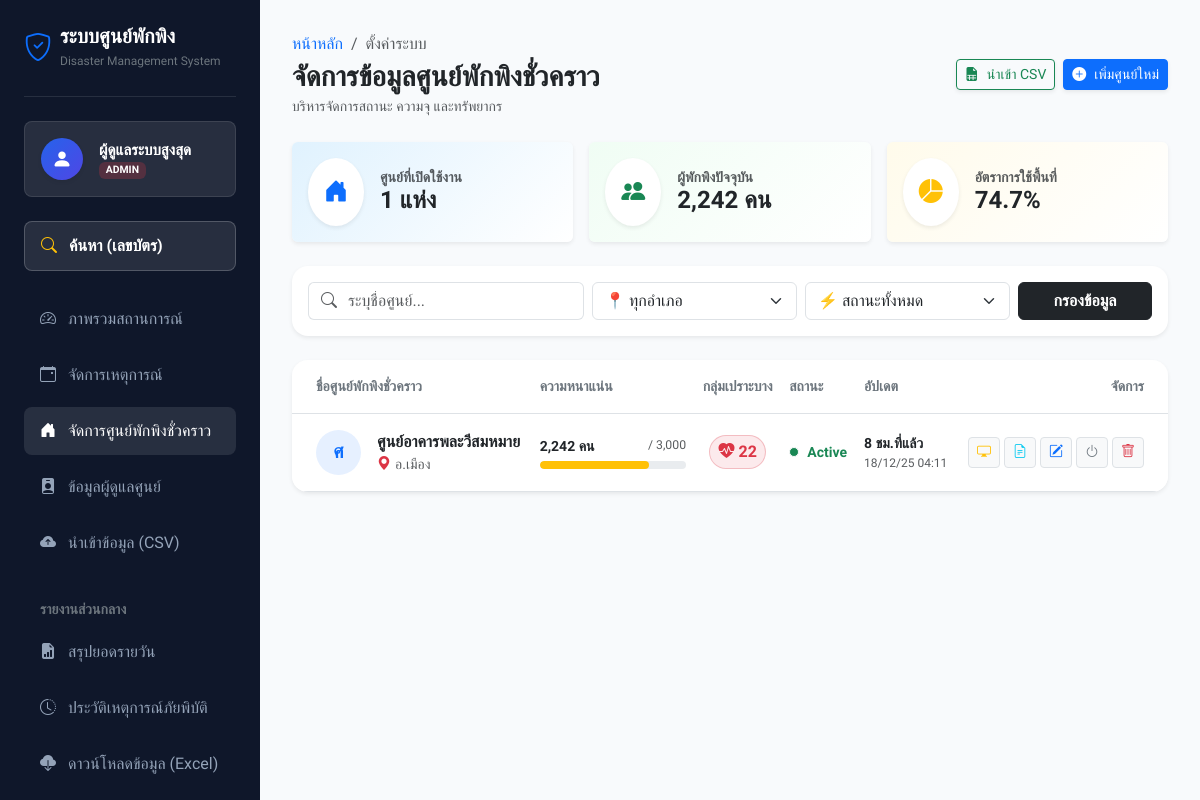
The page /shelter_list.php (signed in) on the database its author committed.
### tables this page shows
CREATE TABLE `shelters` (
  `id` int(11) NOT NULL,
  `name` varchar(150) NOT NULL,
  `district` varchar(100) NOT NULL,
  `province` varchar(100) DEFAULT 'ศรีสะเกษ',
  `capacity` int(11) DEFAULT 100,
  `status` enum('OPEN','CLOSED') DEFAULT 'OPEN',
  `current_event` varchar(150) DEFAULT NULL,
  `last_updated` timestamp NOT NULL DEFAULT current_timestamp() ON UPDATE current_timestamp()
);

### shelter_list.php (the view, shortened to what this page needs)
<?php
require_once 'config/db.php';
require_once 'includes/header.php';
function time_elapsed_string($datetime, $full = false) {
    $now = new DateTime;
    $ago = new DateTime($datetime);
    $diff = $now->diff($ago);
    $diff->w = floor($diff->d / 7);
    $diff->d -= $diff->w * 7;
    $string = array(
        'y' => 'ปี', 'm' => 'เดือน', 'w' => 'สัปดาห์',
        'd' => 'วัน', 'h' => 'ชม.', 'i' => 'นาที', 's' => 'วิ.'
    );
    foreach ($string as $k => &$v) {
        if ($diff->$k) {
            $v = $diff->$k . ' ' . $v;
        } else {
            unset($string[$k]);
        }
    }
    if (!$full) $string = array_slice($string, 0, 1);
    return $string ? implode(', ', $string) . 'ที่แล้ว' : 'เมื่อสักครู่';
}
$search = $_GET['search'] ?? '';
$filter_status = $_GET['status'] ?? 'all';
$page = isset($_GET['page']) ? max(1, (int)$_GET['page']) : 1;
$limit = 10;
$offset = ($page - 1) * $limit;
$sql_base = "FROM shelters s WHERE 1=1";
$params = [];
$sql_data = "SELECT s.*,
            (SELECT COUNT(*) FROM evacuees e WHERE e.shelter_id = s.id AND e.check_out_date IS NULL) as current_occupancy,
            (SELECT COUNT(*) FROM evacuees e WHERE e.shelter_id = s.id AND e.check_out_date IS NULL AND e.health_condition != 'ไม่มี') as vulnerable_count
            " . $sql_base . " ORDER BY
            CASE WHEN s.status = 'OPEN' THEN 1 ELSE 2 END,
            current_occupancy DESC,
            s.id DESC
            LIMIT $limit OFFSET $offset";
$stmt_shelters = $pdo->prepare($sql_data);
$stmt_shelters->execute($params);
$shelters = $stmt_shelters->fetchAll();
$stats_open = $pdo->query("SELECT COUNT(*) FROM shelters WHERE status = 'OPEN'")->fetchColumn();
$stats_capacity = $pdo->query("SELECT SUM(capacity) FROM shelters WHERE status = 'OPEN'")->fetchColumn();
$stats_people = $pdo->query("SELECT COUNT(*) FROM evacuees WHERE check_out_date IS NULL")->fetchColumn();
?>
<div class="row g-3 mb-4">
    <div class="col-md-8">
        <nav aria-label="breadcrumb">
            <ol class="breadcrumb mb-1 small">
                <li class="breadcrumb-item"><a href="index.php" class="text-decoration-none">หน้าหลัก</a></li>
                <li class="breadcrumb-item active" aria-current="page">ตั้งค่าระบบ</li>
            </ol>
        </nav>
        <h3 class="fw-bold mb-0 text-dark">จัดการข้อมูลศูนย์พักพิงชั่วคราว</h3>
        <span class="text-muted small">บริหารจัดการสถานะ ความจุ และทรัพยากร</span>
    </div>
    <div class="col-md-4 text-md-end d-flex align-items-center justify-content-md-end gap-2">
         <a href="shelter_import.php" class="btn btn-outline-success d-flex align-items-center gap-2 shadow-sm btn-sm">
            <i class="bi bi-file-earmark-spreadsheet-fill"></i> <span>นำเข้า CSV</span>
        </a>
        <a href="shelter_form.php" class="btn btn-primary d-flex align-items-center gap-2 shadow-sm btn-sm">
            <i class="bi bi-plus-circle-fill"></i> <span>เพิ่มศูนย์ใหม่</span>
        </a>
    </div>
</div>
<div class="row g-3 mb-4">
    <div class="col-md-4">
        <div class="card border-0 shadow-sm h-100" style="background: linear-gradient(135deg, #e0f2fe 0%, #ffffff 100%);">
            <div class="card-body d-flex align-items-center gap-3 py-3">
                <div class="p-3 bg-white rounded-circle shadow-sm text-primary">
                    <i class="bi bi-house-door-fill fs-4"></i>
                </div>
                <div>
                    <h6 class="mb-0 text-muted small text-uppercase fw-bold">ศูนย์ที่เปิดใช้งาน</h6>
                    <h4 class="mb-0 fw-bold text-dark"><?php echo $stats_open; ?> แห่ง</h4>
                </div>
            </div>
        </div>
    </div>
    <div class="col-md-4">
        <div class="card border-0 shadow-sm h-100" style="background: linear-gradient(135deg, #f0fdf4 0%, #ffffff 100%);">
            <div class="card-body d-flex align-items-center gap-3 py-3">
                <div class="p-3 bg-white rounded-circle shadow-sm text-success">
                    <i class="bi bi-people-fill fs-4"></i>
                </div>
                <div>
                    <h6 class="mb-0 text-muted small text-uppercase fw-bold">ผู้พักพิงปัจจุบัน</h6>
                    <h4 class="mb-0 fw-bold text-dark"><?php echo number_format($stats_people); ?> คน</h4>
                </div>
            </div>
        </div>
    </div>
    <div class="col-md-4">
        <div class="card border-0 shadow-sm h-100" style="background: linear-gradient(135deg, #fffbeb 0%, #ffffff 100%);">
            <div class="card-body d-flex align-items-center gap-3 py-3">
                <div class="p-3 bg-white rounded-circle shadow-sm text-warning">
                    <i class="bi bi-pie-chart-fill fs-4"></i>
                </div>
                <div>
                    <h6 class="mb-0 text-muted small text-uppercase fw-bold">อัตราการใช้พื้นที่</h6>
                    <h4 class="mb-0 fw-bold text-dark">
                        <?php echo ($stats_capacity > 0) ? round(($stats_people/$stats_capacity)*100, 1) : 0; ?>%
                    </h4>
                </div>
            </div>
        </div>
    </div>
</div>
<div class="card card-modern border-0 mb-4 bg-white shadow-sm">
    <div class="card-body p-3">
        <form method="GET" class="row g-2 align-items-center">
            <div class="col-md-4">
                <div class="input-group">
                    <span class="input-group-text bg-white border-end-0 text-muted"><i class="bi bi-search"></i></span>
                    <input type="text" name="search" class="form-control border-start-0 ps-0" placeholder="ระบุชื่อศูนย์..." value="<?php echo htmlspecialchars($search); ?>">
                </div>
            </div>
            <div class="col-md-3">
                <select name="district" class="form-select" onchange="this.form.submit()">
                    <option value="all">📍 ทุกอำเภอ</option>
                </select>
            </div>
            <div class="col-md-3">
                <select name="status" class="form-select" onchange="this.form.submit()">
                    <option value="all" <?php echo $filter_status=='all'?'selected':''; ?>>⚡ สถานะทั้งหมด</option>
                </select>
            </div>
            <div class="col-md-2">
                <button type="submit" class="btn btn-dark w-100 fw-bold">กรองข้อมูล</button>
            </div>
        </form>
    </div>
</div>
<div class="card card-modern border-0 shadow-sm overflow-hidden">
    <div class="table-responsive">
        <table class="table table-hover align-middle mb-0" style="border-collapse: separate; border-spacing: 0;">
            <thead class="bg-light">
                <tr>
                    <th class="ps-4 py-3 text-secondary text-uppercase small fw-bold">ชื่อศูนย์พักพิงชั่วคราว</th>
                    <th class="py-3 text-secondary text-uppercase small fw-bold">ความหนาแน่น</th>
                    <th class="py-3 text-center text-secondary text-uppercase small fw-bold">กลุ่มเปราะบาง</th>
                    <th class="py-3 text-secondary text-uppercase small fw-bold">สถานะ</th>
                    <th class="py-3 text-secondary text-uppercase small fw-bold">อัปเดต</th>
                    <th class="py-3 text-end pe-4 text-secondary text-uppercase small fw-bold" style="min-width: 200px;">จัดการ</th>
                </tr>
            </thead>
            <tbody>
                <?php if (count($shelters) > 0): ?>
                    <?php foreach ($shelters as $row):
                        $occupancy = $row['current_occupancy'];
                        $capacity = $row['capacity'];
                        $percent = ($capacity > 0) ? ($occupancy / $capacity) * 100 : 0;
                        $progress_color = 'bg-success';
                        if ($percent >= 90) $progress_color = 'bg-danger';
                        else if ($percent >= 70) $progress_color = 'bg-warning';
                        $first_char = mb_substr($row['name'], 0, 1);
                        $avatar_color = $row['status'] == 'OPEN' ? 'bg-primary' : 'bg-secondary';
                    ?>
                        <tr>
                            <td class="ps-4 py-3">
                                <div class="d-flex align-items-center gap-3">
                                    <div class="rounded-circle <?php echo $avatar_color; ?> bg-opacity-10 text-primary d-flex align-items-center justify-content-center fw-bold"
                                         style="width: 45px; height: 45px; min-width: 45px; font-size: 1.2rem;">
                                        <?php echo $first_char; ?>
                                    </div>
                                    <div>
                                        <div class="fw-bold text-dark"><?php echo $row['name']; ?></div>
                                        <div class="small text-muted d-flex align-items-center gap-1">
                                            <i class="bi bi-geo-alt-fill text-danger"></i> อ.<?php echo $row['district']; ?>
                                        </div>
                                    </div>
                                </div>
                            </td>
                            <td style="min-width: 160px;">
                                <div class="d-flex justify-content-between small mb-1">
                                    <span class="fw-bold"><?php echo number_format($occupancy); ?> คน</span>
                                    <span class="text-muted small">/ <?php echo number_format($capacity); ?></span>
                                </div>
                                <div class="progress rounded-pill" style="height: 8px; background-color: #e9ecef;">
                                    <div class="progress-bar rounded-pill <?php echo $progress_color; ?>" role="progressbar"
                                         style="width: <?php echo $percent; ?>%"></div>
                                </div>
                            </td>
                            <td class="text-center">
                                <?php if($row['vulnerable_count'] > 0): ?>
                                    <div class="d-inline-flex align-items-center px-2 py-1 rounded-pill bg-danger bg-opacity-10 text-danger border border-danger border-opacity-25 animate-pulse">
                                        <i class="bi bi-heart-pulse-fill me-1"></i>
                                        <span class="fw-bold"><?php echo $row['vulnerable_count']; ?></span>
                                    </div>
                                <?php else: ?>
                                    <span class="text-muted opacity-50"><i class="bi bi-dash-lg"></i></span>
                                <?php endif; ?>
                            </td>
                            <td>
                                <?php if ($row['status'] == 'OPEN'): ?>
                                    <div class="d-flex align-items-center gap-2">
                                        <span class="p-1 bg-success border border-light rounded-circle"></span>
                                        <span class="text-success fw-bold small">Active</span>
                                    </div>
                                <?php endif; ?>
                            </td>
                            <td>
                                <div class="small text-dark fw-bold"><?php echo time_elapsed_string($row['last_updated']); ?></div>
                                <div class="small text-muted" style="font-size: 0.75rem;">
                                    <?php echo date('d/m/y H:i', strtotime($row['last_updated'])); ?>
                                </div>
                            </td>
                            <td class="text-end pe-4">
                                <div class="d-flex justify-content-end gap-1">
                                    <a href="monitor_dashboard.php?id=<?php echo $row['id']; ?>" target="_blank"
                                       class="btn btn-sm btn-light border text-warning" data-bs-toggle="tooltip" title="เปิด War Room">
                                        <i class="bi bi-display"></i>
                                    </a>
                                    <a href="report_shelter.php?id=<?php echo $row['id']; ?>"
                                       class="btn btn-sm btn-light border text-info" data-bs-toggle="tooltip" title="ดูรายงาน">
                                        <i class="bi bi-file-earmark-text"></i>
                                    </a>
                                    <a href="shelter_form.php?id=<?php echo $row['id']; ?>"
                                       class="btn btn-sm btn-light border text-primary" data-bs-toggle="tooltip" title="แก้ไขข้อมูล">
                                        <i class="bi bi-pencil-square"></i>
                                    </a>
                                    <a href="shelter_status.php?action=toggle&id=<?php echo $row['id']; ?>"
                                       class="btn btn-sm btn-light border <?php echo $row['status']=='OPEN' ? 'text-secondary' : 'text-success'; ?>"
                                       data-bs-toggle="tooltip"
                                       title="<?php echo $row['status']=='OPEN' ? 'ปิดศูนย์' : 'เปิดศูนย์'; ?>">
                                        <i class="bi <?php echo $row['status']=='OPEN' ? 'bi-power' : 'bi-play-circle-fill'; ?>"></i>
                                    </a>
                                    <button type="button" onclick="confirmDeleteShelter(<?php echo $row['id']; ?>)"
                                            class="btn btn-sm btn-light border text-danger" data-bs-toggle="tooltip" title="ลบข้อมูล">
                                        <i class="bi bi-trash"></i>
                                    </button>
                                </div>
                            </td>
                        </tr>
                    <?php endforeach; ?>
                <?php else: ?>
                    <tr><td colspan="6" class="text-center py-5 text-muted bg-light">ไม่พบข้อมูลศูนย์พักพิงชั่วคราวตามเงื่อนไข</td></tr>
                <?php endif; ?>
            </tbody>
        </table>
    </div>
</div>
<?php require_once 'includes/footer.php'; ?>

### assets/css/style.css (style rules this page uses)
:root { --sidebar-width: 260px; --primary-color: #2563eb; --bg-color: #f8fafc; --sidebar-bg: #0f172a; --text-color: #334155; }
body { font-family: 'Sarabun', sans-serif; background-color: var(--bg-color); color: var(--text-color); overflow-x: hidden; }
.card-modern { background: white; border: 1px solid #e2e8f0; border-radius: 1rem; box-shadow: 0 1px 3px rgba(0,0,0,0.1); }

### shelter_list.php (style rules this page uses)
.animate-pulse { animation: pulse-red 2s infinite; }

### rows shown on the page
shelters: name "ศ", name "ศูนย์อาคารพละวีสมหมาย", district "เมือง", occupancy "2,242", capacity "3,000", $percent 74.733333333333 (drawn), vulnerable_count "22", status "OPEN" (drawn), last_updated "8 ชม.ที่แล้ว", last_updated "18/12/25 04:11"

### other values the page prints
$_SESSION['fullname'] "ผู้ดูแลระบบสูงสุด"
$_SESSION['role'] "ADMIN"
$stats_open "1"
$stats_people "2,242"
